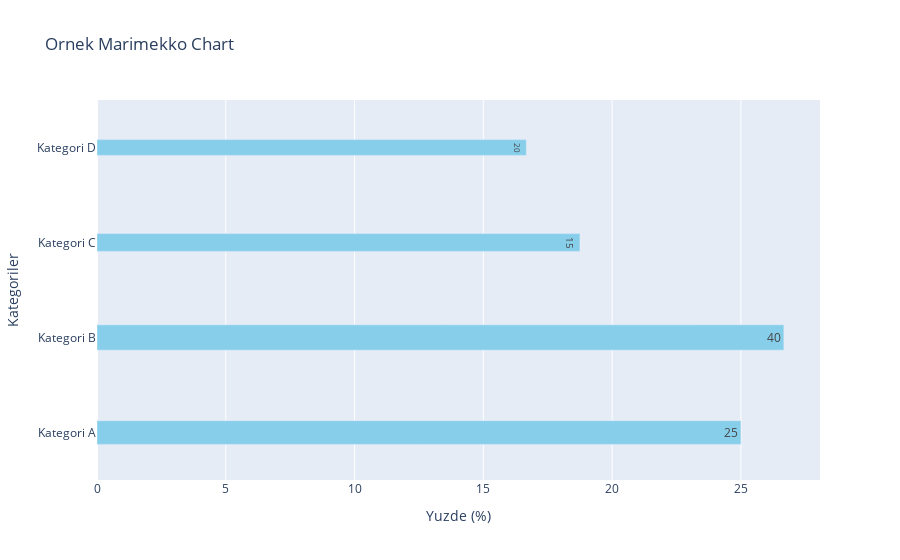

The notebook cell this image was saved under:
### Markdown cell above
# Marimekko Chart

### Code cell
import plotly.graph_objects as go

categories = ['Kategori A', 'Kategori B', 'Kategori C', 'Kategori D']
values = [25, 40, 15, 20]
totals = [100, 150, 80, 120]

percentages = [val / total * 100 for val, total in zip(values, totals)]

fig = go.Figure(go.Bar(
    x=percentages,
    y=categories,
    orientation='h',
    text=values,
    textposition='inside',
    texttemplate='%{text}',
    marker=dict(color='skyblue'),
    width=[val / total for val, total in zip(values, totals)]
))

fig.update_layout(
    title='Ornek Marimekko Chart',
    xaxis=dict(title='Yuzde (%)'),
    yaxis=dict(title='Kategoriler'),
    bargap=0.2 
)
fig.write_image('marimekko_chart.png')
fig.show()

### Figure 1 — Plotly figure (JSON) as saved in the notebook; plotly's stock layout.template omitted (floating-point values rounded to 4 significant figures)
{"data": [{"marker": {"color": "skyblue"}, "orientation": "h", "text": ["25", "40", "15", "20"], "textposition": "inside", "texttemplate": "%{text}", "type": "bar", "width": [0.25, 0.2667, 0.1875, 0.1667], "x": [25, 26.67, 18.75, 16.67], "y": ["Kategori A", "Kategori B", "Kategori C", "Kategori D"]}], "layout": {"autosize": true, "bargap": 0.2, "title": {"text": "Ornek Marimekko Chart"}, "xaxis": {"autorange": true, "range": [0, 28.07], "title": {"text": "Yuzde (%)"}, "type": "linear"}, "yaxis": {"autorange": true, "range": [-0.5, 3.5], "title": {"text": "Kategoriler"}, "type": "category"}}}
